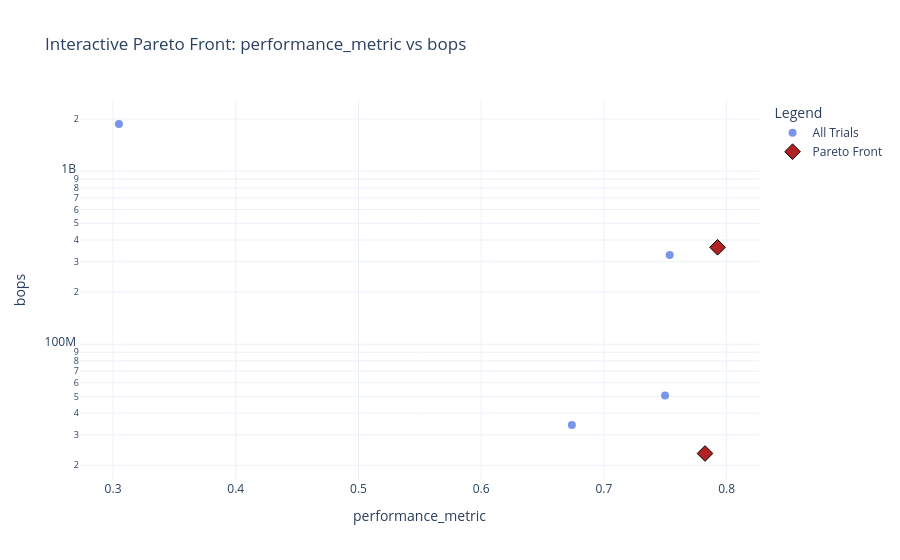

Here is the notebook cell this chart was saved with:
### Markdown cell above
## Analyzing the Global Search Results

The search has finished exploring different architectural combinations. Let's see what it found!

### Code cell
results_df_hybrid = pd.DataFrame(searcher_hybrid.results)

if not results_df_hybrid.empty:
    # inspect architectures
    print("--- Best Discovered Architecture (by Accuracy) ---")
    best_trial_row = results_df_hybrid.loc[results_df_hybrid['performance_metric'].idxmax()]
    print(f"Trial Number: {best_trial_row['trial']}")
    print(f"Accuracy: {best_trial_row['performance_metric']:.4f}")
    print(f"BOPs: {best_trial_row['bops']:.2e}")

    with open(best_trial_row['yaml_path'], 'r') as f:
        best_arch_yaml = yaml.safe_load(f)

    print("\nArchitecture components:")
    for component in best_arch_yaml['architecture']['components']:
        print(f"- Type: {component['block_type']}, Name: {component['name']}")

    # visualize the Pareto front
    print("\n--- Generating Interactive Pareto Front Plot for Hybrid Search ---")
    plot_interactive_2d_pareto(
        results_df_hybrid,
        list(zip(OBJECTIVE_NAMES_HYBRID, MAXIMIZE_FLAGS_HYBRID)),
        save_dir=searcher_hybrid.results_dir
    )
else:
    print("Hybrid search did not yield any results to analyze.")

### Figure 1 — Plotly figure (JSON) as saved in the notebook; plotly's stock layout.template omitted (floating-point values rounded to 4 significant figures)
{"data": [{"hoverinfo": "text", "marker": {"color": "royalblue", "opacity": 0.7, "size": 8}, "mode": "markers", "name": "All Trials", "text": ["<b>Trial 0</b><br><br>performance_metric: 0.7498<br>bops: 5.059e+07", "<b>Trial 1</b><br><br>performance_metric: 0.7536<br>bops: 3.279e+08", "<b>Trial 2</b><br><br>performance_metric: 0.3048<br>bops: 1.872e+09", "<b>Trial 3</b><br><br>performance_metric: 0.7824<br>bops: 2.34e+07", "<b>Trial 4</b><br><br>performance_metric: 0.7926<br>bops: 3.631e+08", "<b>Trial 5</b><br><br>performance_metric: 0.6739<br>bops: 3.421e+07"], "type": "scatter", "x": [0.7498, 0.7536, 0.3048, 0.7824, 0.7926, 0.6739], "y": [50593792, 327876608, 1871642624, 23396352, 363069440, 34209792]}, {"hoverinfo": "text", "marker": {"color": "firebrick", "line": {"color": "black", "width": 1}, "size": 12, "symbol": "diamond"}, "mode": "markers", "name": "Pareto Front", "text": ["<b>Trial 3</b><br><br>performance_metric: 0.7824<br>bops: 2.34e+07", "<b>Trial 4</b><br><br>performance_metric: 0.7926<br>bops: 3.631e+08"], "type": "scatter", "x": [0.7824, 0.7926], "y": [23396352, 363069440]}], "layout": {"legend": {"title": {"text": "Legend"}}, "title": {"text": "Interactive Pareto Front: performance_metric vs bops"}, "xaxis": {"title": {"text": "performance_metric"}}, "yaxis": {"title": {"text": "bops"}, "type": "log"}}}
